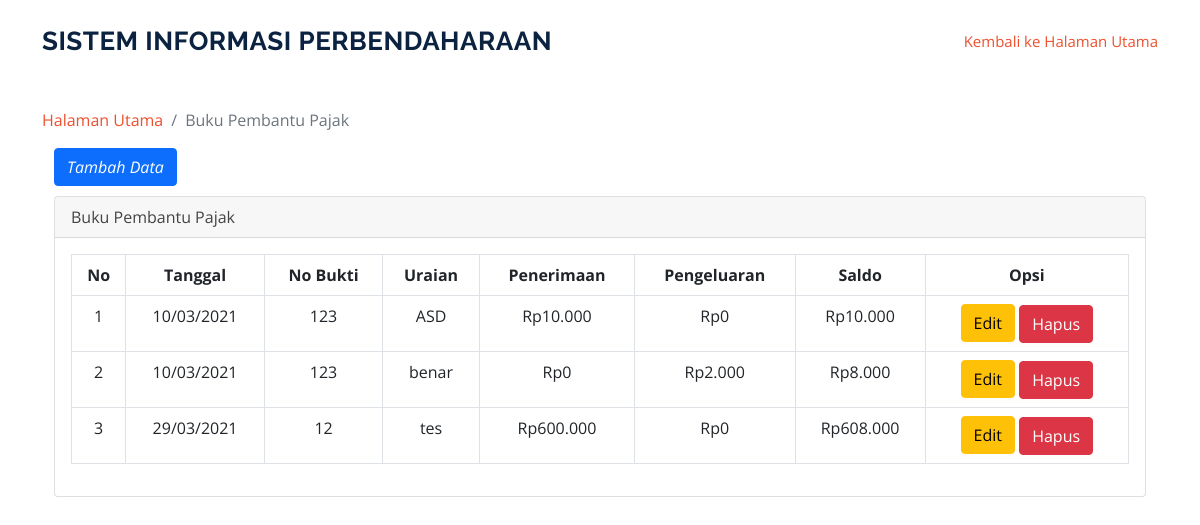
The app's page /index.php/bpp, older data.
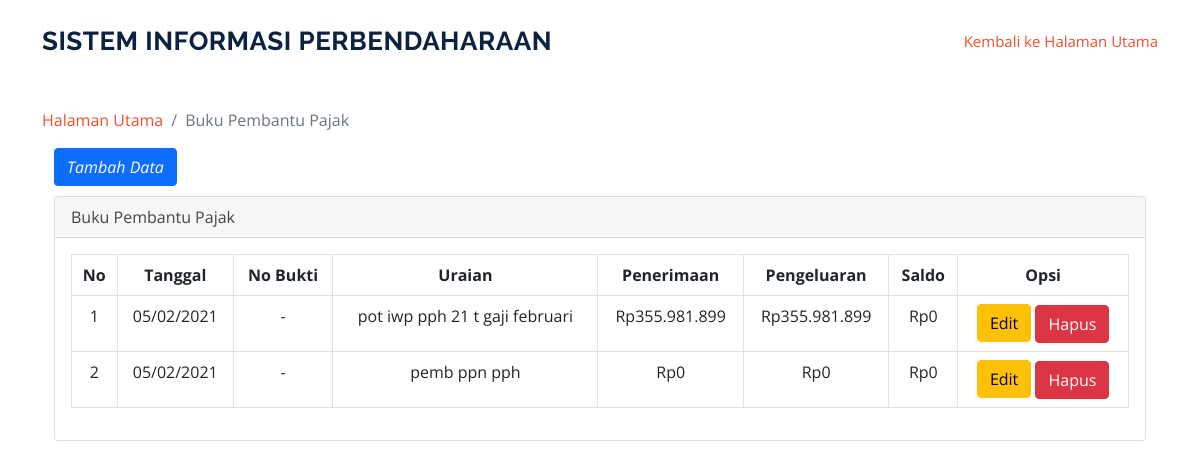
The same page, newer data.
### tables this page shows
CREATE TABLE `tbl_bpp` (
  `kode_bpp` int(11) NOT NULL,
  `kode_buktipajak` varchar(25) NOT NULL,
  `uraian` varchar(100) NOT NULL,
  `tanggal` date NOT NULL,
  `penerimaan` double NOT NULL,
  `pengeluaran` double NOT NULL
);

### application/controllers/Bpp.php (called while the page is built, shortened)
<?php
class Bpp extends CI_Controller {
	public function __construct()
    {
       $this->load->model('model_bpp');
    }
	function index()
	{
        $data['content'] = $this->db->get('tbl_bpp');
        $this->load->view('bpp/bpp', $data);
	}
}

### index.php (called while the page is built, shortened)
<?php
require_once BASEPATH.'core/CodeIgniter.php';

### application/views/bpp/bpp.php (the view, shortened to what this page needs)
</head>
<section id_ssh="services" class="services">
      <div class="container">
      <ol class="breadcrumb" >
        <li class="breadcrumb-item">
          <a href="<?php echo base_url('user/index')?>">Halaman Utama</a>
        </li>
        <li class="breadcrumb-item active">Buku Pembantu Pajak</li>
      </ol>
      <div class="container">
      <a href="<?php echo base_url('bpp/menambahdatabpp')?>" class="btn btn-primary" style="margin-bottom: 10px;"><i class="fa fa-plus">Tambah Data</a></i>
  <div class="card mb-3">
        <div class="card-header">
          <i class="fa fa-table"></i>Buku Pembantu Pajak</div>
        <div class="card-body">
          <div class="table-responsive">
            <table class="table table-bordered" id="dataTable" width="100%" cellspacing="0">
              <thead>
                <tr class="text-center">
                  <th>No</th>
                  <th>Tanggal</th>
                  <th>No Bukti</th>
                  <th>Uraian</th>
                  <th>Penerimaan</th>
                  <th>Pengeluaran</th>
                  <th>Saldo</th>
                  <th>Opsi</th>
                </tr>
              </thead>
            <tbody  class="text-center">
                <tr>
                <?php
                  $i = 1;
                  $saldo = 0;
                  foreach ($content->result() as $data)
                  {
                    $saldo += $data->penerimaan-$data->pengeluaran;
                  ?>
                  <td><?= $i ?></td>
                  <td> <?php echo date("d/m/Y", strtotime($data->tanggal));?></td>
                  <td><?= $data->kode_buktipajak ?></td>
                  <td><?= $data->uraian ?></td>
                  <td><?= 'Rp'.number_format($data->penerimaan,0,'.','.')?></td>
                  <td><?= 'Rp'.number_format($data->pengeluaran,0,'.','.')?></td>
                  <td><?= 'Rp'.number_format($saldo,0,'.','.')?></td>
                  <td>
                    <a href="<?php echo base_url()?>bpp/updatedatabpp/<?php echo $data->kode_bpp; ?>" class="btn btn-warning" style="margin-bottom: 1px;">Edit<i class="fa fa-tag"></i></a>
                    <a href="<?php echo base_url()?>bpp/action_deletedatabpp/<?php echo $data->kode_bpp; ?>" onclick="return confirm('Apakah anda yakin?');" class="btn btn-danger">Hapus<i class="fa fa-trash"></i></a>
                  </td>
                </tr>
                    <?php
                      $i++;
                  }
                  ?>
              </tbody>
            </table>
          </div>
        </div>
      </div>
    </div>
  </div>

Row changes from the older to the newer data that the page shows:
removed tbl_bpp: tanggal "10/03/2021", kode_buktipajak "123", uraian "ASD", penerimaan "10.000", pengeluaran "0", saldo "10.000"
removed tbl_bpp: tanggal "10/03/2021", kode_buktipajak "123", uraian "benar", penerimaan "0", pengeluaran "2.000", saldo "8.000"
removed tbl_bpp: tanggal "29/03/2021", kode_buktipajak "12", uraian "tes", penerimaan "600.000", pengeluaran "0", saldo "608.000"
added tbl_bpp: tanggal "05/02/2021", kode_buktipajak "-", uraian "pot iwp pph 21 t gaji februari", penerimaan "355.981.899", pengeluaran "355.981.899", saldo "0"
added tbl_bpp: tanggal "05/02/2021", kode_buktipajak "-", uraian "pemb ppn pph", penerimaan "0", pengeluaran "0", saldo "0"
